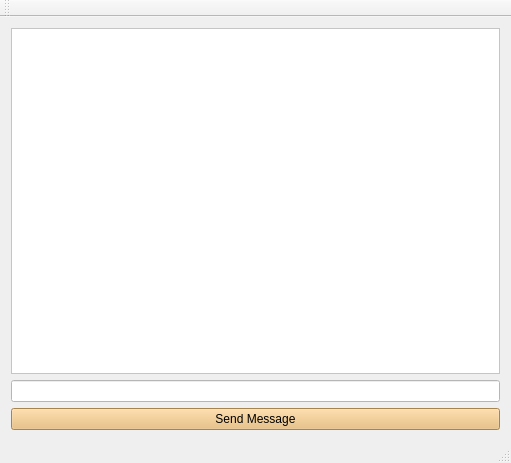
<?xml version="1.0" encoding="UTF-8"?>
<ui version="4.0">
 <class>Client</class>
 <widget class="QMainWindow" name="Client">
  <property name="geometry">
   <rect>
    <x>0</x>
    <y>0</y>
    <width>511</width>
    <height>463</height>
   </rect>
  </property>
  <property name="windowTitle">
   <string>QTCPClient</string>
  </property>
  <property name="styleSheet">
   <string notr="true"/>
  </property>
  <widget class="QWidget" name="centralWidget">
   <layout class="QGridLayout" name="gridLayout_2">
    <item row="0" column="0">
     <widget class="QTextBrowser" name="textBrowser_receivedMessages">
      <property name="styleSheet">
       <string notr="true">background-color: rgb(255, 255, 255);</string>
      </property>
     </widget>
    </item>
    <item row="1" column="0">
     <layout class="QGridLayout" name="gridLayout">
      <item row="4" column="1">
       <widget class="QLineEdit" name="lineEdit_message">
        <property name="sizePolicy">
         <sizepolicy hsizetype="Expanding" vsizetype="Fixed">
          <horstretch>0</horstretch>
          <verstretch>0</verstretch>
         </sizepolicy>
        </property>
        <property name="styleSheet">
         <string notr="true">background-color: rgb(255, 255, 255);</string>
        </property>
       </widget>
      </item>
     </layout>
    </item>
    <item row="3" column="0">
     <widget class="QPushButton" name="pushButton_sendMessage">
      <property name="styleSheet">
       <string notr="true">background-color: rgb(233, 185, 110);</string>
      </property>
      <property name="text">
       <string>Send Message</string>
      </property>
     </widget>
    </item>
   </layout>
  </widget>
  <widget class="QMenuBar" name="menuBar">
   <property name="geometry">
    <rect>
     <x>0</x>
     <y>0</y>
     <width>511</width>
     <height>22</height>
    </rect>
   </property>
  </widget>
  <widget class="QToolBar" name="mainToolBar">
   <attribute name="toolBarArea">
    <enum>TopToolBarArea</enum>
   </attribute>
   <attribute name="toolBarBreak">
    <bool>false</bool>
   </attribute>
  </widget>
  <widget class="QStatusBar" name="statusBar"/>
 </widget>
 <layoutdefault spacing="6" margin="11"/>
 <resources/>
 <connections/>
</ui>
